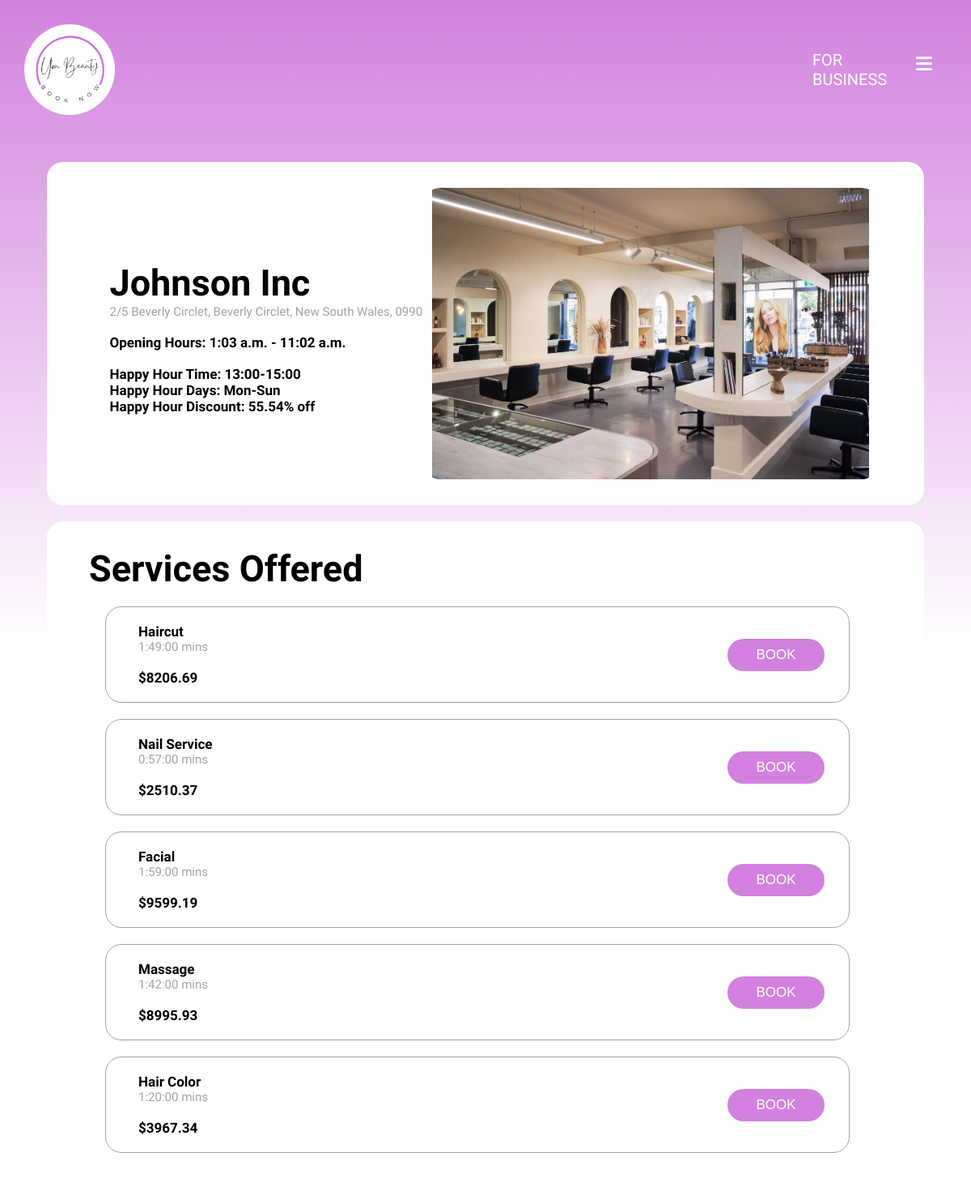
The app's page /salons/3/ with its own data.
### salons/models.py (models this page shows, shortened)
class SalonInfo(models.Model):
    salon_name = models.CharField(max_length=255)
    salon_address = models.OneToOneField(SalonAddress, on_delete=models.CASCADE)
    salon_photo = models.ImageField(upload_to='salon_photos/', blank=True, null=True)
    salon_openingtime = models.TimeField()
    salon_closingtime = models.TimeField()
    happyhour_times = models.CharField(max_length=255)
    happyhour_days = models.CharField(max_length=255)
    happyhour_discount = models.DecimalField(max_digits=5, decimal_places=2)

class SalonAddress(models.Model):
    address_line1 = models.CharField(max_length=255)
    address_line2 = models.CharField(max_length=255, blank=True, null=True)
    suburb = models.CharField(max_length=100, default="")
    state = models.CharField(max_length=100)
    postcode = models.CharField(max_length=10)
    country = models.CharField(max_length=100)

class SalonService(models.Model):
    salon = models.ForeignKey(SalonInfo, on_delete=models.CASCADE)
    service = models.ForeignKey(Service, on_delete=models.CASCADE)
    price = models.DecimalField(max_digits=10, decimal_places=2)
    duration = models.DurationField()
    description = models.TextField(blank=True, null=True)

class Service(models.Model):
    service_name = models.CharField(max_length=255)

### salons/views.py (the view)
# urls.py: path('<int:salon_id>/', views.SalonDetailView, name='salon_page'),
def SalonDetailView(request, salon_id):
    salon = get_object_or_404(SalonInfo, pk=salon_id)
    services = SalonService.objects.filter(salon=salon)
    return render(request, 'salons/salon_page.html', { 'salon': salon, 'services': services, })

### accounts/context_processors.py (called while the page is built, shortened)
def global_variable(request):
    is_authenticated_customer = False
    is_authenticated_salon_owner = False
    current_user = request.user
    print(f"{current_user} is authenticated salon_owner: {is_authenticated_salon_owner}")
    return {
        "is_authenticated_customer": is_authenticated_customer,
        "is_authenticated_salon_owner": is_authenticated_salon_owner,
    }

### templates/salons/salon_page.html (shortened to what this page needs)
{% extends "base.html" %}
{% load static %}
{% block content %}
<head>
    <link rel="stylesheet" type="text/css" href="{% static 'css/salons.css' %}">
</head>
<div class="container">
    <div class="salon-details">
        <div class="smaller-details">
            <h1>{{ salon.salon_name }}</h1>
            <p>{{ salon.salon_address.address_line1 }}, {{ salon.salon_address.suburb }}, {{ salon.salon_address.state }}, {{ salon.salon_address.postcode }}</p>
            <br>
            <h2>Opening Hours: {{ salon.salon_openingtime }} - {{ salon.salon_closingtime }}</h2>
            <br>
            <h2>Happy Hour Time: {{ salon.happyhour_times }}</h2>
            <h2>Happy Hour Days: {{ salon.happyhour_days }}</h2>
            <h2>Happy Hour Discount: {{ salon.happyhour_discount }}% off</h2>
        </div>
        <div class="salonpage-image-container" id="salonpage-image-container">
            <img loading="lazy" src="{% if salon.salon_photo %}{{ salon.salon_photo.url }}{% else %}{% static 'design/salon-image.jpg' %}{% endif %}"
             class="salonpage-image">
        </div>
    </div>
    <div class="services">
        <h1>Services Offered</h1>
        {% for service in services %}
            <div class="allservice-details">
                <div class="service-details">
                    <h2>{{ service.service.service_name }}</h2>
                    <p>{{ service.duration }} mins</p>
                    <br>
                    <h2>${{ service.price }}</h2>
                </div>
                <a href="{% url 'make_bookings' service.id %}">
                    <button type="button" class="book-button">BOOK</button>
                </a>
            </div>
        {% endfor %}
    </div>
</div>
{% endblock %}

### static/css/style.css (style rules this page uses)
* { padding: 0; margin: 0; }
body { padding-bottom: 100px; }
a { text-decoration: none; color: #fff }
:root { --bar-width: 20px; --bar-height: 3px; --hamburger-gap: 4px; --background: #fff; --animation-timing: 200ms ease-in-out; }

### static/css/salons.css (style rules this page uses)
.container { margin-top: 200px; width: 100%; position: absolute; display: flex; flex-direction: column; align-items: center; }
.salon-details { background-color: #fff; display: flex; width: 85%; min-width: 24em; max-width: 1500px; min-height: 350px; padding: 2em; border-radius: 20px; margin-bottom: 20px; justify-content: center; align-items: center; font-family: 'Kanit', Verdana, sans-serif; }
h1 { font-size: 45px; padding-left: 20px; }
h2 { font-size: 17px; padding-left: 20px; }
p { font-size: 15px; color: #a3a3a3; padding-left: 20px; }
.salonpage-image-container { background-color: #ffffff; overflow: hidden; height: 30vw; width: auto; max-height: 600px; width: 55%; }
.salonpage-image { object-fit: contain; object-position: center; align-self: center; width: 100%; height: 100%; border-radius: 20px; }
.services { background-color: #fff; font-family: 'Kanit', Verdana, sans-serif; width: 85%; min-width: 24em; max-width: 1500px; height: fit-content; padding: 2em; border-radius: 20px; list-style: none; }
.allservice-details { border: 1px solid #a3a3a3; border-radius: 20px; display: flex; width: 90%; margin: 20px 40px; justify-content: space-between; align-items: center; }
.service-details { padding: 20px; }
.allservice-details button { font-size: 17px; border-radius: 20px; background-color: #d282de; border-width: 0px; margin-right: 30px; padding: 10px 5px; width: 120px; align-self: center; color: #fff; }
.smaller-details { padding-top: 10px; width: 40%; }

### records on screen
SalonInfo: salon_name "Johnson Inc", salon_address.address_line1 "2/5 Beverly Circlet", salon_address.suburb "Beverly Circlet", salon_address.state "New South Wales", salon_address.postcode "0990", salon_openingtime "1:03 a.m.", salon_closingtime "11:02 a.m.", happyhour_times "13:00-15:00", happyhour_days "Mon-Sun", happyhour_discount "55.54"
SalonService: service.service_name "Haircut", duration "1:49:00", price "8206.69"
SalonService: service.service_name "Nail Service", duration "0:57:00", price "2510.37"
SalonService: service.service_name "Facial", duration "1:59:00", price "9599.19"
SalonService: service.service_name "Massage", duration "1:42:00", price "8995.93"
SalonService: service.service_name "Hair Color", duration "1:20:00", price "3967.34"
